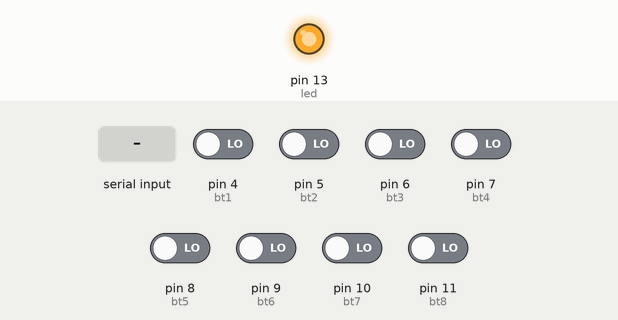
Simulated run of this sketch. Board: Arduino Uno, built with avr-gcc and run on an emulated ATmega328P. Shown: output pins drawn as LEDs (lit = HIGH). The test bench sets the inputs (shaded band); at power-on: pin 4 (bt1), pin 5 (bt2), pin 6 (bt3), pin 7 (bt4), pin 8 (bt5), pin 9 (bt6), pin 10 (bt7), pin 11 (bt8) LOW. What the sketch prints to the serial monitor is not drawn.

Above: at 1.4 s.
1.5 s: "1" received over Serial
3.4 s: "0" received over Serial
At 4.21 s:
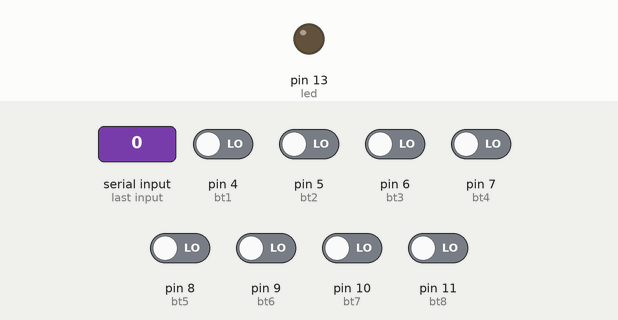
Timing chart, 0 to 12.4 s (numbered marks = the images above; inputs shaded):
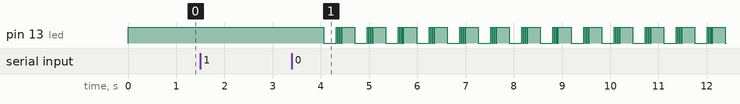

Measured:
- after the input at 1.5 s, every drawn part: stays the same
- after the input at 3.4 s, pin 13 (led): HIGH → LOW after 0.66 s, then repeats every 0.64 s: 3 × (HIGH 0.02 s, LOW 0.02 s), HIGH 0.26 s, LOW 0.26 s

The sketch:

SimpleMouseBT_RN42.ino
```cpp
int led = 13;

int bt1 = 4;
int bt2 = 5;
int bt3 = 6;
int bt4 = 7;
int bt5 = 8;
int bt6 = 9;
int bt7 = 10;
int bt8 = 11;

void readData(void);
void mouseSend(void);
void mouseClear(void);


void setup() {
  pinMode(led, OUTPUT);
  pinMode(bt1, INPUT);
  pinMode(bt2, INPUT);
  pinMode(bt3, INPUT);
  pinMode(bt4, INPUT);
  pinMode(bt5, INPUT);
  pinMode(bt6, INPUT);
  pinMode(bt7, INPUT);
  pinMode(bt8, INPUT);

  digitalWrite(led, HIGH);
  Serial.begin(115200);//tem que ser a velocidade certa

  delay(500);
  Serial.print("$$$");//<<<<<<<<<< command mode
  readData();

  Serial.println("C");//<<<<<<<<<<< Connect immediate to stored remote address
  readData();
  digitalWrite(led, LOW);
}


void loop() {

  if(digitalRead(bt1)==0)
    {
    digitalWrite(led, HIGH);
    mouseClear();//necessary for button activation
    mouseSend(1,0,0,0);
    delay(200);
    mouseClear();
    }
  if(digitalRead(bt2)==0)
    {
    digitalWrite(led, LOW);
    mouseClear();//necessary for button activation
    mouseSend(2,0,0,0);
    delay(200);
    mouseClear();
    }
  if(digitalRead(bt3)==0)
    {
    digitalWrite(led, HIGH);
    mouseSend(0,0,0,-1);
    }
  if(digitalRead(bt4)==0)
    {
    digitalWrite(led, LOW);
    mouseSend(0,0,0,1);
    }
  if(digitalRead(bt5)==0)
    {
    digitalWrite(led, HIGH);
    mouseSend(0,0,-10,0);
    }
  if(digitalRead(bt6)==0)
    {
    digitalWrite(led, LOW);
    mouseSend(0,0,10,0);
    }
  if(digitalRead(bt7)==0)
    {
    digitalWrite(led, HIGH);
    mouseSend(0,-10,0,0);
    }
  if(digitalRead(bt8)==0)
    {
    digitalWrite(led, LOW);
    mouseSend(0,10,0,0);
    }
}


 void readData(void)
   {
   while(!Serial.available());
   delay(200);
   while(Serial.available()) Serial.read();
   delay(200);
   }

void mouseSend(int button,int x, int y,int wheel)
  {
  int value=0x00;

  Serial.write(0xFD);
  Serial.write(0x05);
  Serial.write(0x02);
  Serial.write(button);//botão
  Serial.write(x);//(x);
  Serial.write(y);//(y);
  Serial.write(wheel);//(wheel);

  delay(20);
  }

void mouseClear(void)
  {
  int value=0x00;

  Serial.write(0xFD);
  Serial.write(0x05);
  Serial.write(0x02);
  Serial.write(value);//botão
  Serial.write(value);//(x);
  Serial.write(value);//(y);
  Serial.write(value);//(wheel);

  delay(20);
  }
```
